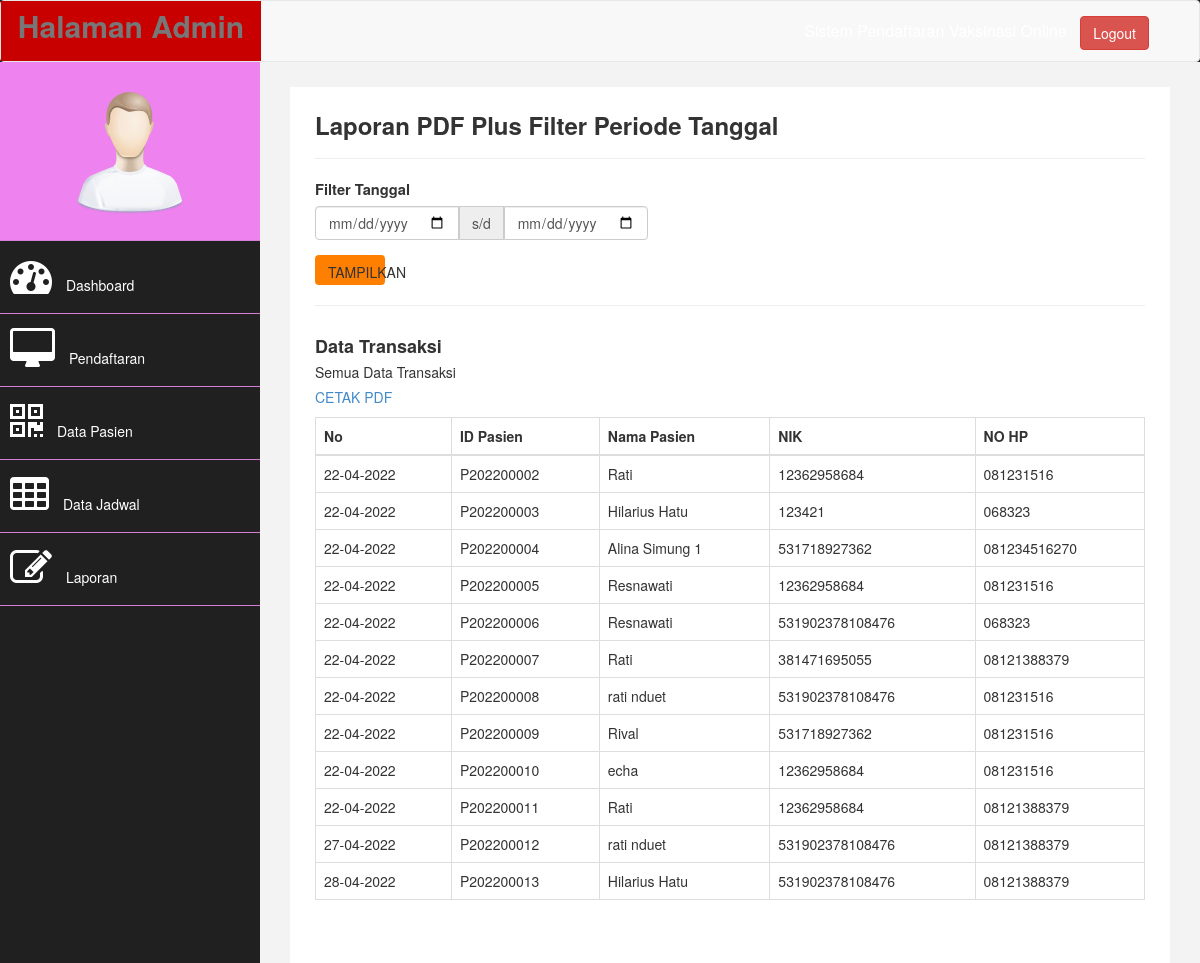
The page /halaman.php?page=laporan on the database its author committed.
### tables this page shows
CREATE TABLE `pendaftaran` (
  `id_daftar` char(30) NOT NULL,
  `tgl_daftar` date NOT NULL,
  `nama_pasien` varchar(30) NOT NULL,
  `nik` varchar(30) NOT NULL,
  `alamat` varchar(100) NOT NULL,
  `tgl_lahir` date NOT NULL,
  `jk` varchar(50) NOT NULL,
  `no_hp` varchar(30) NOT NULL,
  `tgl_vaksin` varchar(20) NOT NULL,
  `kategori` varchar(20) NOT NULL,
  `jenis_vaksin` varchar(30) NOT NULL,
  `vaksin_ke` varchar(30) NOT NULL
);

### laporan.php (the view, shortened to what this page needs)
<!DOCTYPE html>
<html lang="en">
<head>
    <link href="css/bootstrap.min.css" rel="stylesheet">
    <link href="plugin/bootstrap-datepicker/css/bootstrap-datepicker.min.css" rel="stylesheet">
</head>
<body>
    <div style="padding: 15px;">
        <h3 style="margin-top: 0;"><b>Laporan PDF Plus Filter Periode Tanggal</b></h3>
        <hr />
        <form method="get" action="halaman.php?page=laporan">
            <div class="row">
                <div class="col-sm-6 col-md-4">
                    <div class="form-group">
                        <label>Filter Tanggal</label>
                        <div class="input-group">
                            <input type="date" name="tgl_awal" value="<?= @$_GET['tgl_awal'] ?>" class="form-control tgl_awal" placeholder="Tanggal Awal">
                            <span class="input-group-addon">s/d</span>
                            <input type="date" name="tgl_akhir" value="<?= @$_GET['tgl_akhir'] ?>" class="form-control tgl_akhir" placeholder="Tanggal Akhir">
                        </div>
                    </div>
                </div>
            </div>
            <button type="submit" name="filter" value="true" class="btn btn-secondary">TAMPILKAN</button>
        </form>
        <?php
        include "koneksi.php";
        $tgl_awal = @$_GET['tgl_awal'];
        $tgl_akhir = @$_GET['tgl_akhir'];
        if(empty($tgl_awal) or empty($tgl_akhir)){
            $query = "SELECT * FROM pendaftaran";
            $url_cetak = "cetak.php";
            $label = "Semua Data Transaksi";
        }
        ?>
        <hr />
        <h4 style="margin-bottom: 5px;"><b>Data Transaksi</b></h4>
        <?php echo $label ?><br />
        <div style="margin-top: 5px;">
            <a href="<?php echo $url_cetak ?>">CETAK PDF</a>
        </div>
        <div class="table-responsive" style="margin-top: 10px;">
            <table class="table table-bordered">
                <thead>
                <tr>
                <th>No</th>
                <th>ID Pasien</th>
                <th>Nama Pasien</th>
                <th>NIK</th>
                <th>NO HP</th>
                </tr>
                </thead>
                <tbody>
                    <?php
                    $sql = mysqli_query($koneksi, $query);
                    $row = mysqli_num_rows($sql);
                    if($row > 0){
                        while($data = mysqli_fetch_array($sql)){
                            $tgl = date('d-m-Y', strtotime($data['tgl_daftar']));
                            echo "<tr>";
                            echo "<td>".$tgl."</td>";
                            echo "<td>".$data['id_daftar']."</td>";
                            echo "<td>".$data['nama_pasien']."</td>";
                            echo "<td>".$data['nik']."</td>";
                            echo "<td>".$data['no_hp']."</td>";
                            echo "</tr>";
                        }
                    }else{
                        echo "<tr><td colspan='5'>Data tidak ada</td></tr>";
                    }
                    ?>
                </tbody>
            </table>
        </div>
    </div>
</body>
</html>

### assets/css/custom.css (style rules this page uses)
body { font-family: 'Open Sans', sans-serif; }
h4 { padding-top:10px; }

### style.css (style rules this page uses)
body { font-family: sans-serif; background:linear-gradient(to right, #AFEEEE,#6495ED,#ebf9fb) ; }
label { font-size: 11pt; }
table { margin: auto; padding-bottom: 5px; }
table td { padding: 5px; }
button { width: 70px; font-family: comic sans ms; height: 30px; border-radius: 10px; background-color: #FF7F00; font-size: 15px; }

### rows shown on the page
pendaftaran: tgl_daftar "22-04-2022", id_daftar "P202200002", nama_pasien "Rati", nik "12362958684", no_hp "081231516"
pendaftaran: tgl_daftar "22-04-2022", id_daftar "P202200003", nama_pasien "Hilarius Hatu", nik "123421", no_hp "068323"
pendaftaran: tgl_daftar "22-04-2022", id_daftar "P202200004", nama_pasien "Alina Simung 1", nik "531718927362", no_hp "081234516270"
pendaftaran: tgl_daftar "22-04-2022", id_daftar "P202200005", nama_pasien "Resnawati", nik "12362958684", no_hp "081231516"
pendaftaran: tgl_daftar "22-04-2022", id_daftar "P202200006", nama_pasien "Resnawati", nik "531902378108476", no_hp "068323"
pendaftaran: tgl_daftar "22-04-2022", id_daftar "P202200007", nama_pasien "Rati", nik "381471695055", no_hp "08121388379"
pendaftaran: tgl_daftar "22-04-2022", id_daftar "P202200008", nama_pasien "rati nduet", nik "531902378108476", no_hp "081231516"
pendaftaran: tgl_daftar "22-04-2022", id_daftar "P202200009", nama_pasien "Rival", nik "531718927362", no_hp "081231516"
pendaftaran: tgl_daftar "22-04-2022", id_daftar "P202200010", nama_pasien "echa", nik "12362958684", no_hp "081231516"
pendaftaran: tgl_daftar "22-04-2022", id_daftar "P202200011", nama_pasien "Rati", nik "12362958684", no_hp "08121388379"
pendaftaran: tgl_daftar "27-04-2022", id_daftar "P202200012", nama_pasien "rati nduet", nik "531902378108476", no_hp "08121388379"
pendaftaran: tgl_daftar "28-04-2022", id_daftar "P202200013", nama_pasien "Hilarius Hatu", nik "531902378108476", no_hp "08121388379"

### other values the page prints
$label "Semua Data Transaksi"
